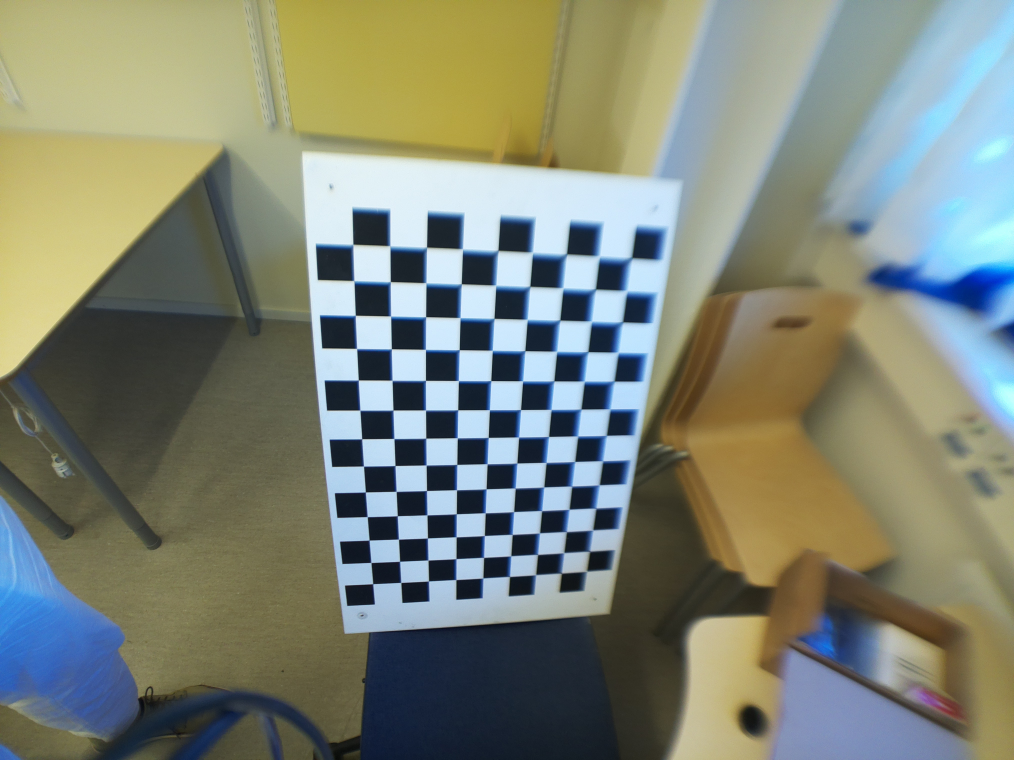
#> input picture code/experiments/imagesForCalibWide/image0002.jpg, 4056 x 3040 px (shown at 1/4 size); its folder holds 4 pictures in this run
$ python calibrate.py
#> lines starting #> are read from the running program, lines starting #| are printed output that depends on the picture; long printed decimals are rounded
import numpy as np
import cv2 as cv
import glob
import random
import os

# termination criteria
criteria = (cv.TERM_CRITERIA_EPS + cv.TERM_CRITERIA_MAX_ITER, 30, 0.001)

# prepare object points, like (0,0,0), (1,0,0), (2,0,0) ....,(6,5,0)
objp = np.zeros((13*9,3), np.float32)

#square size in mm
sq_size = 40
objp[:,:2] = np.mgrid[0:13,0:9].T.reshape(-1,2) * sq_size

# Arrays to store object points and image points from all the images.
objpoints = [] # 3d point in real world space
imgpoints = [] # 2d points in image plane.

path = os.path.abspath(os.getcwd())
images = glob.glob(path+'/experiments/imagesForCalibWide/*.jpg')
random.shuffle(images)

split_idx = int(len(images)*0.7) #CHANGE THIS FOR DATASET SPLIT
train_imgs = images[:split_idx] #training set
valid_imgs = images[split_idx:] #validation set

for fname in train_imgs:
    img = cv.imread(fname)
#> img is the input picture: shape (3040, 4056, 3); mean B, G, R 118.4, 132.5, 126.7
    gray = cv.cvtColor(img, cv.COLOR_BGR2GRAY)
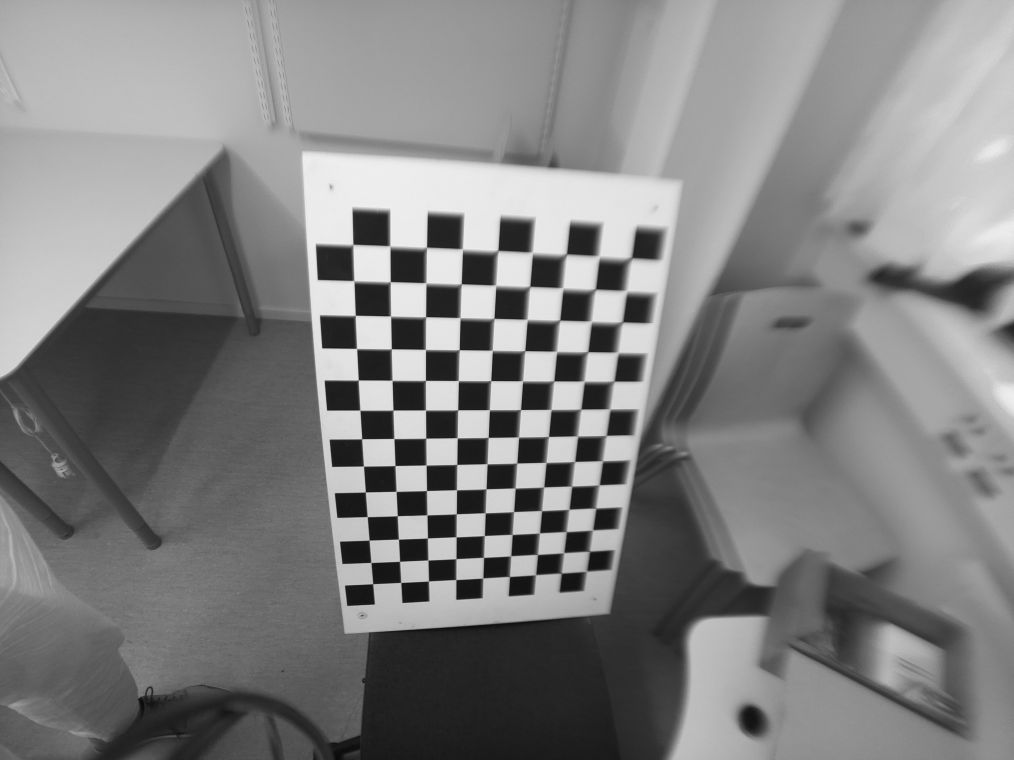
#> gray: shape (3040, 4056) (shown at 1/4 size); min 5, max 245, mean 129.2

    #find the chess board corners
    ret, corners = cv.findChessboardCorners(gray, (13,9), None)
#> ret = True; corners = 117 rows, first 8: [1492.4, 2336.3], [1486.9, 2251.5], [1477.8, 2161.9], [1470.7, 2069.5], [1463.4, 1969.6], [1456.3, 1866.1], [1448.4, 1756.9], [1441.1, 1641.3]
    print(f'{fname}: {ret}')
#| code/experiments/imagesForCalibWide/image0002.jpg: True

    #if found, add object points, image points (after refining them)
    if ret == True:
        objpoints.append(objp)

        corners2 = cv.cornerSubPix(gray,corners, (11,11), (-1,-1), criteria)
#> corners2 = 117 rows, first 8: [1492.5, 2336.4], [1485.4, 2251.3], [1477.9, 2161.8], [1470.4, 2068.1], [1463, 1969.3], [1455.6, 1865.6], [1448.4, 1756.4], [1441.2, 1641.7]
        imgpoints.append(corners2)
#> pass 2 of the loop `for fname in train_imgs:`:
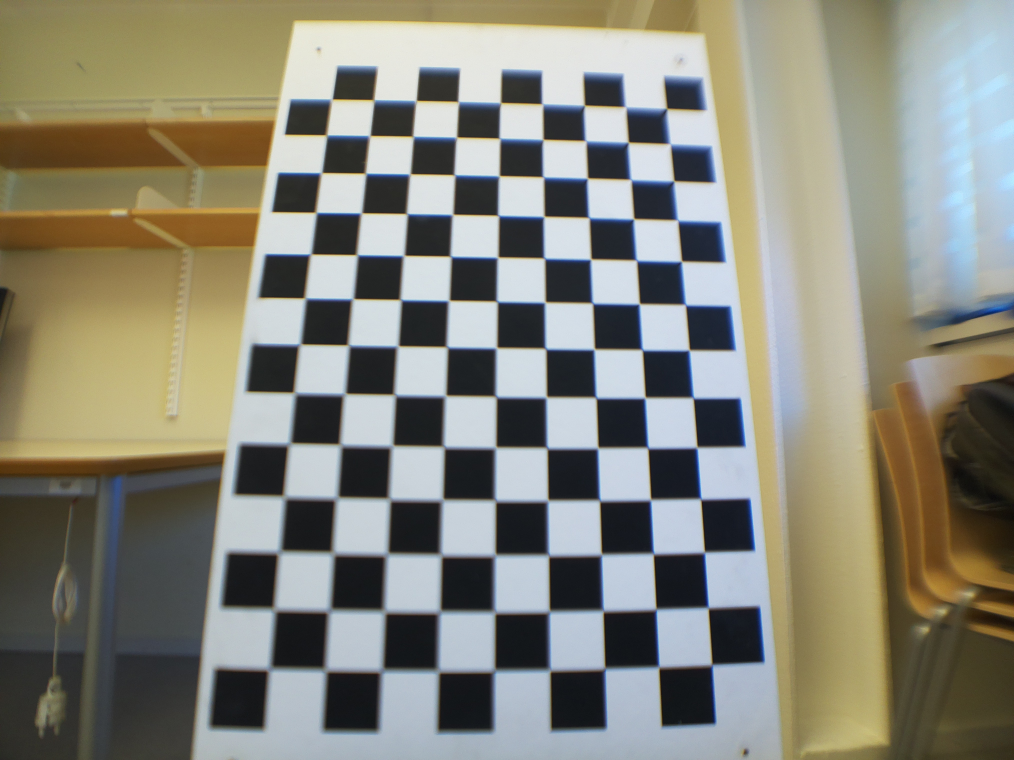
#> input picture code/experiments/imagesForCalibWide/image0000.jpg, 4056 x 3040 px (shown at 1/4 size)
#> img is the input picture: shape (3040, 4056, 3); mean B, G, R 121, 133.1, 134.2
#> `ret, corners = cv.findChessboardCorners(gray, (13,9), None)`: ret = False; corners = 95 rows, first 8: [1496.5, 403.5], [1327, 399.5], [1663, 405], [1654.5, 548], [1477.5, 543.5], [1306.5, 544], [1465, 694.5], [1286, 693]
#| code/experiments/imagesForCalibWide/image0000.jpg: False

        # [8 lines of commented-out code are left out]

ret, mtx, dist, rvecs, tvecs = cv.calibrateCamera(objpoints, imgpoints,
                                gray.shape[::-1], None, None,
                                flags=cv.CALIB_FIX_K3) #remove k3, extraneous distortion parameter
#> ret = 0.871; mtx = [[2093.2, 0, 2201.7], [0, 2093.3, 1456.4], [0, 0, 1]]; dist = [[-0.126, 0.0864, -0.00294, 0.00793, 0]]; rvecs = ([0.451, 0.124, -1.5],); tvecs = ([-257.1, 317.5, 723.3],)

#undistortion code, uncomment if undistortion of a new image is desired:
"""
img = cv.imread('/home/pi2/Documents/exjobb/tqet33-exjobb/code/test.jpg')
h,  w = img.shape[:2]
newcameramtx, roi = cv.getOptimalNewCameraMatrix(mtx, dist, (w,h), 0, (w,h))

# undistort
dst = cv.undistort(img, mtx, dist, None, newcameramtx)

# crop the image
x, y, w, h = roi
dst = dst[y:y+h, x:x+w]
cv.imwrite('testAfter.jpg', dst)
"""

#------------ calculate re-projection (training) RMSE ------------#
total_squared_error = 0
total_train_points = 0

for i in range(len(objpoints)):
    imgpoints2, _ = cv.projectPoints(objpoints[i], rvecs[i], tvecs[i], mtx, dist)

    #squeeze arrays for easier math
    pts_true = imgpoints[i].squeeze()
    pts_pred = imgpoints2.squeeze()

    #calculate squared distances
    squared_dist = np.sum((pts_true - pts_pred)**2, axis=1)

    total_squared_error += np.sum(squared_dist)
    total_train_points += len(pts_true)
#> this loop made 1 pass
#> (total_squared_error, total_train_points) on pass 1: (88.73, 117)
#> after the loop, total_squared_error = 88.73; total_train_points = 117

#overall training RMSE
train_rmse = np.sqrt(total_squared_error / total_train_points)
#> train_rmse = 0.871


#---------- validation RMSE ----------#
total_valid_squared_error = 0
total_valid_points = 0

for fname in valid_imgs:
    img = cv.imread(fname)
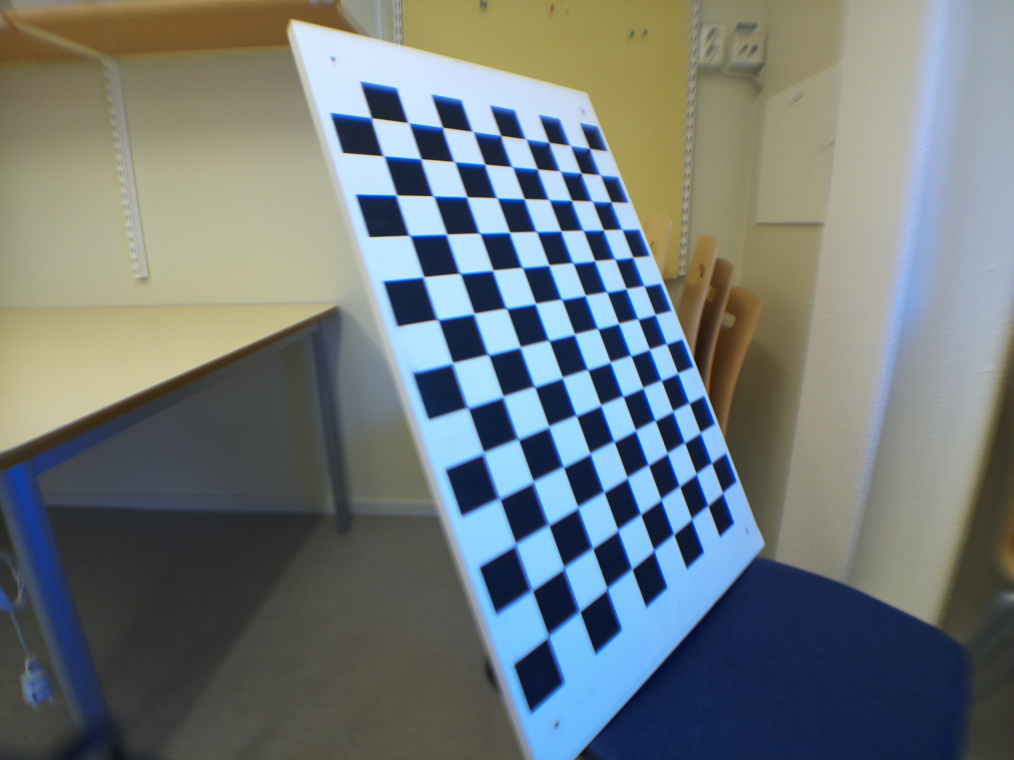
#> input picture code/experiments/imagesForCalibWide/image0001.jpg, 4056 x 3040 px (shown at 1/4 size)
#> img is the input picture: shape (3040, 4056, 3); mean B, G, R 121.8, 120.7, 112.2
    gray = cv.cvtColor(img, cv.COLOR_BGR2GRAY)
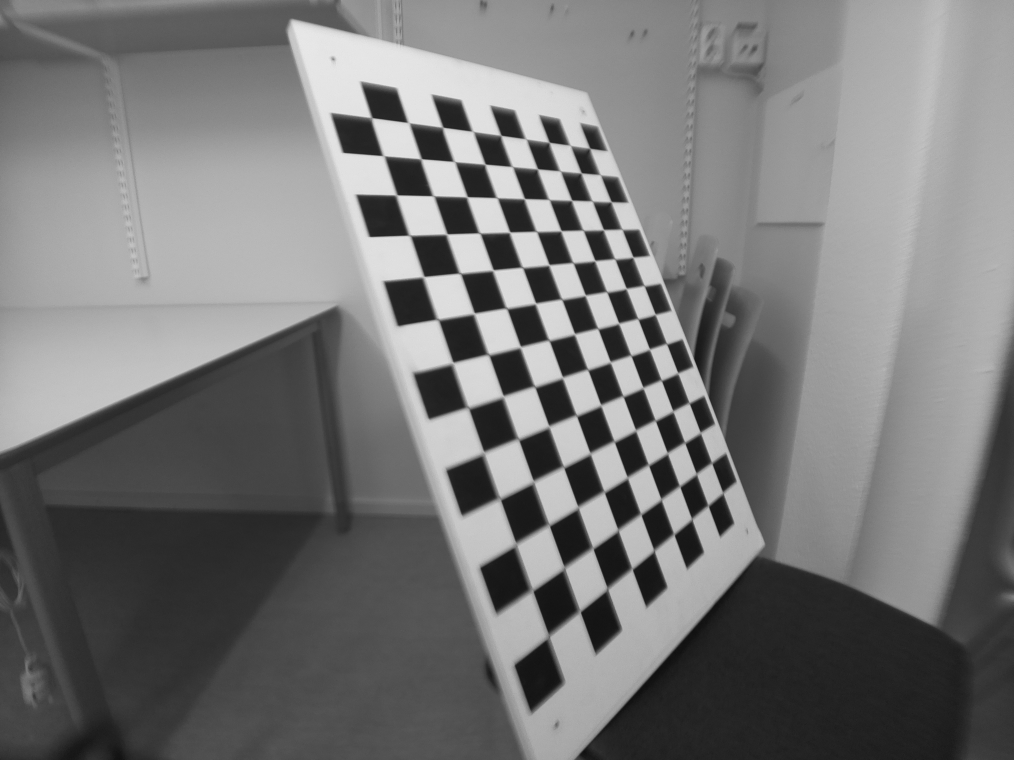
#> gray: shape (3040, 4056) (shown at 1/4 size); min 10, max 239, mean 118.3

    #find the chess board corners
    ret, corners = cv.findChessboardCorners(gray, (13,9), None)
#> ret = True; corners = 117 rows, first 8: [2197, 2540], [2129, 2361.5], [2066, 2179], [2000, 1993], [1934, 1814], [1873.6, 1631.8], [1812, 1455], [1752.5, 1279]
    print(f'{fname}: {ret}')
#| code/experiments/imagesForCalibWide/image0001.jpg: True

    #if found, add object points, image points (after refining them)
    if ret == True:
        #get accurate position of corners
        corners2 = cv.cornerSubPix(gray, corners, (11,11), (-1,-1), criteria)
#> corners2 = 117 rows, first 8: [2198.8, 2544.9], [2134.2, 2365.8], [2064.6, 2170.2], [2004.5, 2000.9], [1937, 1806.9], [1878.3, 1634.4], [1813.9, 1450.2], [1755.9, 1279.2]

        #calculate rotation and translation vectors for validation image
        _, rvec, tvec = cv.solvePnP(objp, corners2, mtx, dist)
#> rvec = [0.457, -0.795, -1.78]; tvec = [-0.565, 224.8, 422.9]

        #use these together with previously known camera matrix to predict where the corners should be
        projected_corners, _ = cv.projectPoints(objp, rvec, tvec, mtx, dist)
#> projected_corners = 117 rows, first 8: [2203.7, 2531.6], [2136.6, 2353.3], [2069.9, 2174.1], [2003.7, 1993.9], [1938.5, 1813.6], [1874.6, 1633.9], [1812.4, 1455.9], [1752.2, 1280.7]

        #calculate squared error for validation
        pts_true = corners2.squeeze()
#> pts_true = 117 pairs, first value 1488.7 to 2893.2, second value 471.6 to 2544.9
        pts_pred = projected_corners.squeeze()
#> pts_pred = 117 pairs, first value 1483.6 to 2892.8, second value 465.8 to 2531.6

        squared_dist = np.sum((pts_true - pts_pred)**2, axis=1)
#> squared_dist = 117 values, max 201.6 at index 0, min 0.000563 at index 9, mean 16.31

        total_valid_squared_error += np.sum(squared_dist)
#> total_valid_squared_error = 1908.7
        total_valid_points += len(pts_true)
#> total_valid_points = 117
#> pass 2 of the loop `for fname in valid_imgs:`:
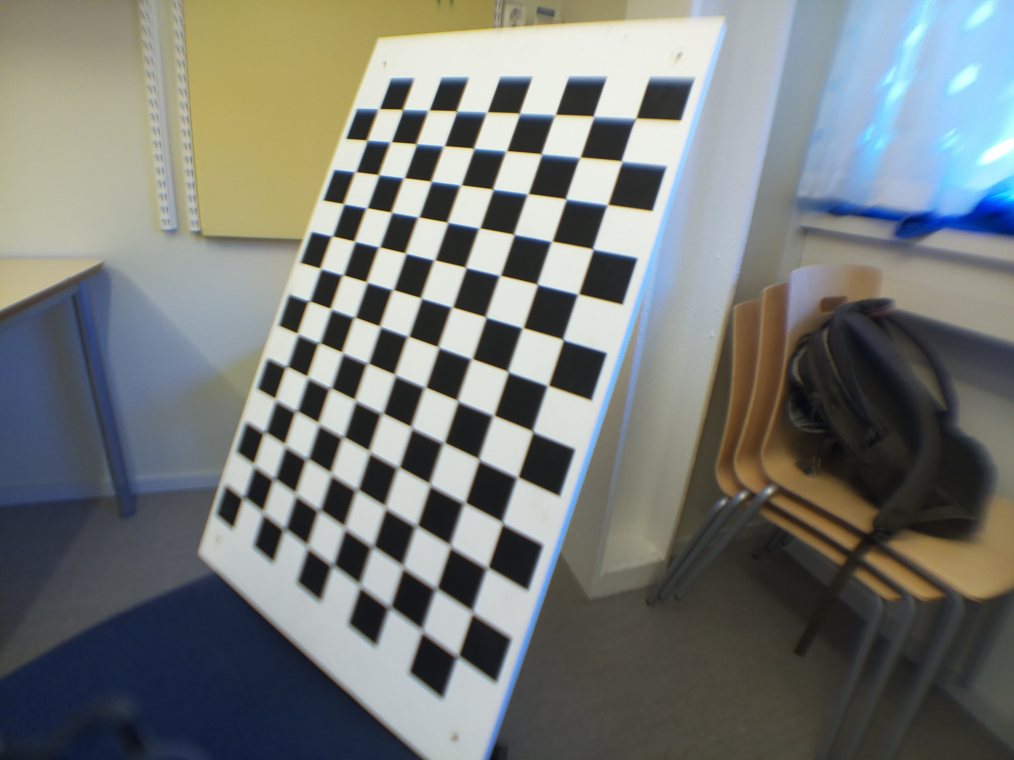
#> input picture code/experiments/imagesForCalibWide/image0003.jpg, 4056 x 3040 px (shown at 1/4 size)
#> img is the input picture: shape (3040, 4056, 3); mean B, G, R 119, 121.9, 118.1
#> `gray = cv.cvtColor(img, cv.COLOR_BGR2GRAY)`:
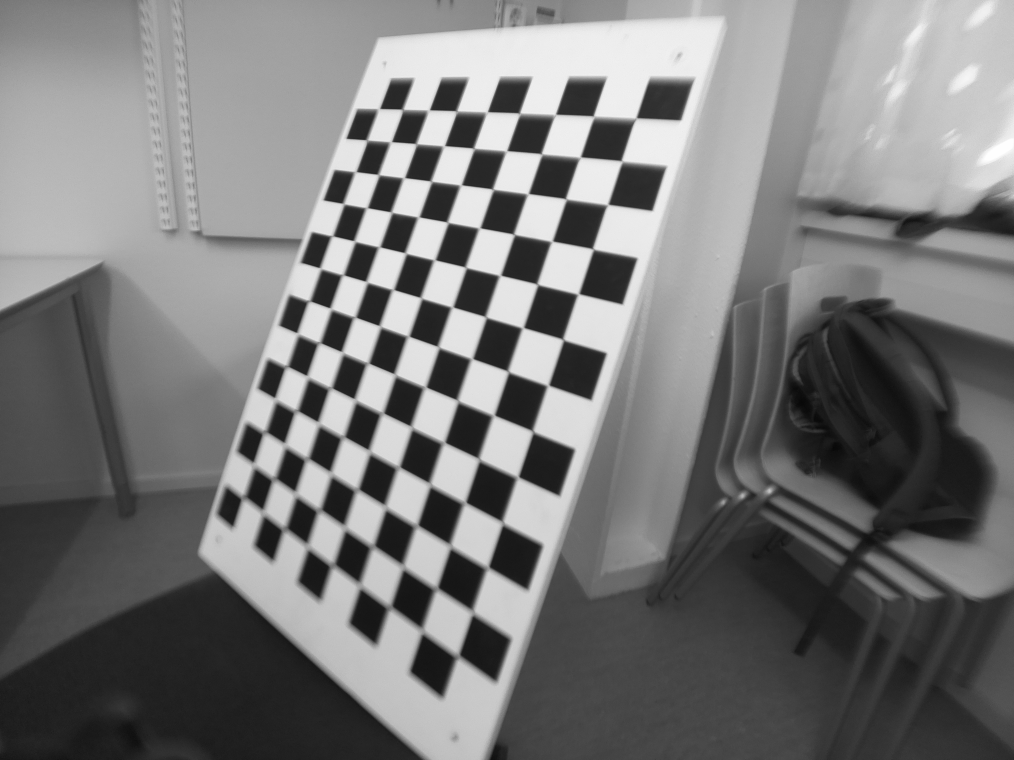
#> gray: shape (3040, 4056) (shown at 1/4 size); min 5, max 255, mean 120.4
#> `ret, corners = cv.findChessboardCorners(gray, (13,9), None)`: ret = False; corners = None
#| code/experiments/imagesForCalibWide/image0003.jpg: False

#overall validation RMSE
valid_rmse = np.sqrt(total_valid_squared_error / total_valid_points)
#> valid_rmse = 4.04


#calculate re-projection (training) error
mean_error = 0
for i in range(len(objpoints)):
    imgpoints2, _ = cv.projectPoints(objpoints[i], rvecs[i], tvecs[i], mtx, dist)
    error = cv.norm(imgpoints[i], imgpoints2, cv.NORM_L2)/len(imgpoints2)
    mean_error += error
#> this loop made 1 pass
#> (error, mean_error) on pass 1: (0.0805, 0.0805)
#> after the loop, mean_error = 0.0805

reproj_err = mean_error/len(objpoints)
#> reproj_err = 0.0805
print(f"re-projection error: {reproj_err}")
#| re-projection error: 0.08051


#---------- validation ----------#
total_valid_error = 0
total_points = 0

for fname in valid_imgs:
    img = cv.imread(fname)
    gray = cv.cvtColor(img, cv.COLOR_BGR2GRAY)

    # Find the chess board corners
    ret, corners = cv.findChessboardCorners(gray, (13,9), None)
#> ret = True; corners = 117 rows, first 8: [2197, 2540], [2129, 2361.5], [2066, 2179], [2000, 1993], [1934, 1814], [1873.6, 1631.8], [1812, 1455], [1752.5, 1279]
    print(f'{fname}: {ret}')
#| code/experiments/imagesForCalibWide/image0001.jpg: True

    # If found, add object points, image points (after refining them)
    if ret == True:
        #get accurate position of corners
        corners2 = cv.cornerSubPix(gray, corners, (11,11), (-1,-1), criteria)

        #calculate rotation and translation vectors for validation image
        _, rvec, tvec = cv.solvePnP(objp, corners2, mtx, dist)
        #use these together with previously known camera matrix to predict where the corners should be
        projected_corners, _ = cv.projectPoints(objp, rvec, tvec, mtx, dist)

        #error between predicted position of corners and actual
        error = cv.norm(corners2, projected_corners, cv.NORM_L2)
#> error = 43.69
        total_valid_error += error
#> total_valid_error = 43.69
        total_points += len(corners2)
#> total_points = 117
#> pass 2 of the loop `for fname in valid_imgs:`:
#> `ret, corners = cv.findChessboardCorners(gray, (13,9), None)`: ret = False; corners = None
#| code/experiments/imagesForCalibWide/image0003.jpg: False

mean_error_perpoint = total_valid_error/total_points #average error for every point
#> mean_error_perpoint = 0.373

print(f'Mean validation error per point: {mean_error_perpoint}')
#| Mean validation error per point: 0.3734

print(f"Training Reprojection RMSE: {train_rmse}")
#| Training Reprojection RMSE: 0.8709
print(f'Overall Validation RMSE per point: {valid_rmse}')
#| Overall Validation RMSE per point: 4.039

#the following code was used to compute five test cases for each split and
#save the one with smallest validation RMSE (so that for each split, the best
#test case result is used)
with open("calib_results_wide_70-30.csv", "a") as log:
    log.write(f"{reproj_err},{mean_error_perpoint},{train_rmse},{valid_rmse}\n")

results = {
    "ret": ret,
    "camera matrix": mtx,
    "distortion coeff": dist,
    "rotation vector": rvecs,
    "translation vector": tvecs,
    "obj points": objpoints,
    "img points": imgpoints,
    "valid imgs": valid_imgs,
    "error": valid_rmse
    }

np.save("calib_results_wide_70-30.npy", results)

"""
res = np.load("calib_results_wide_70-30.npy", allow_pickle=True)
best_error = res.item()["error"]

#if current error per point is smaller than best error, overwrite the data cus it's better

if valid_rmse < best_error:
    results = {
    "ret": ret,
    "camera matrix": mtx,
    "distortion coeff": dist,
    "rotation vector": rvecs,
    "translation vector": tvecs,
    "obj points": objpoints,
    "img points": imgpoints,
    "valid imgs": valid_imgs,
    "error": valid_rmse
    }

    np.save("calib_results_wide_70-30.npy", results)
"""
